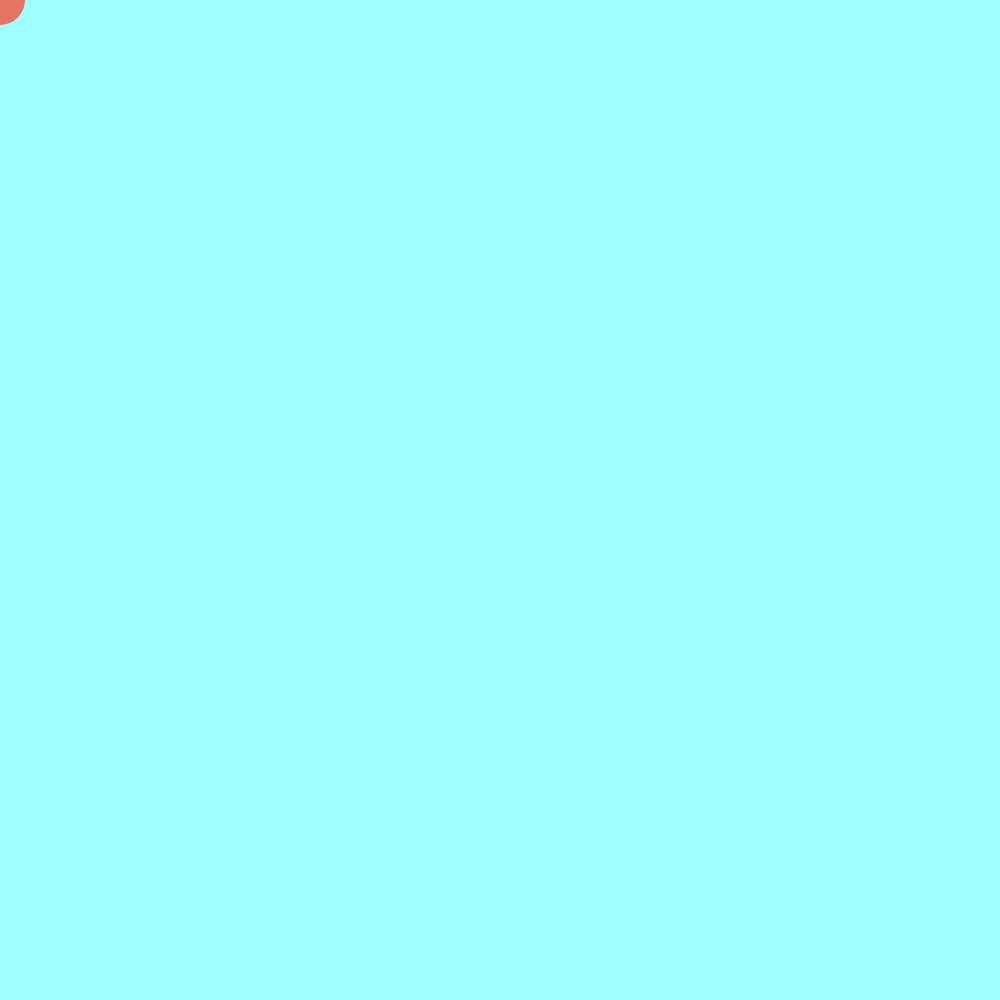
Frame 1 (no input)
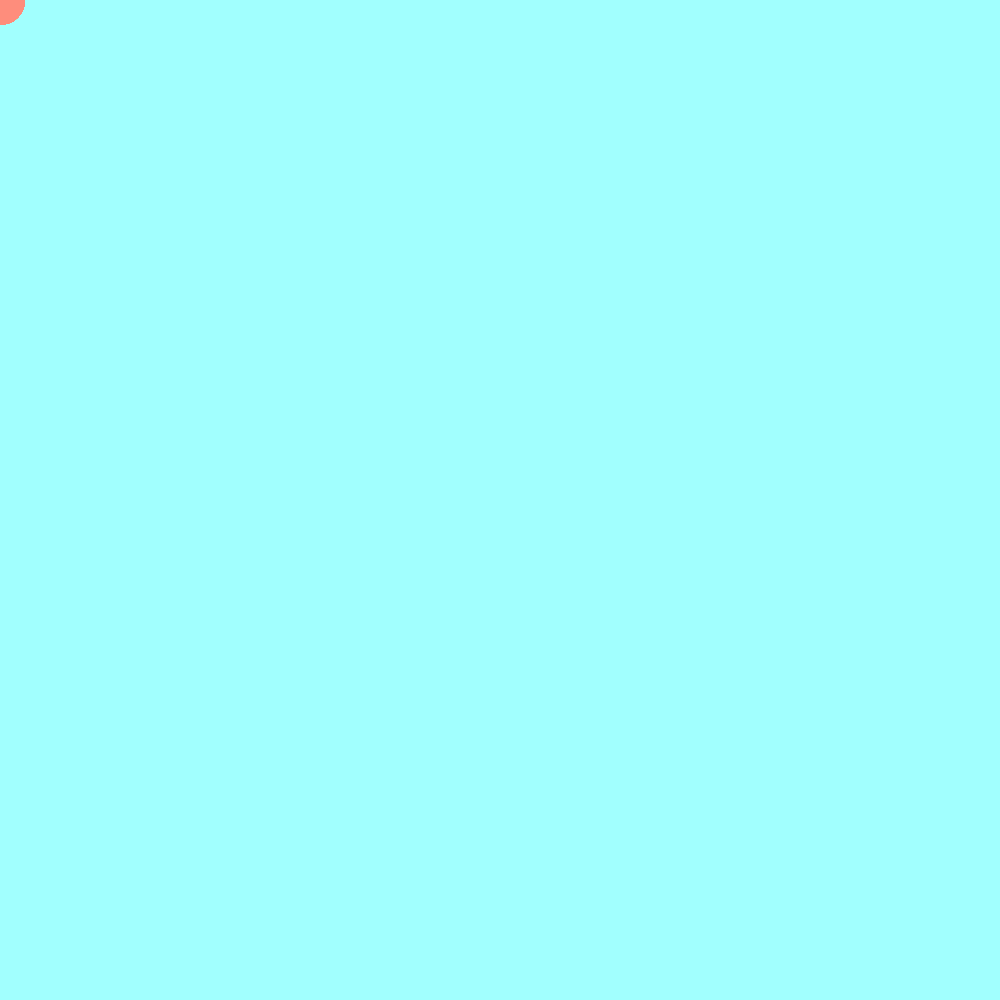
Frame 60 (no input)
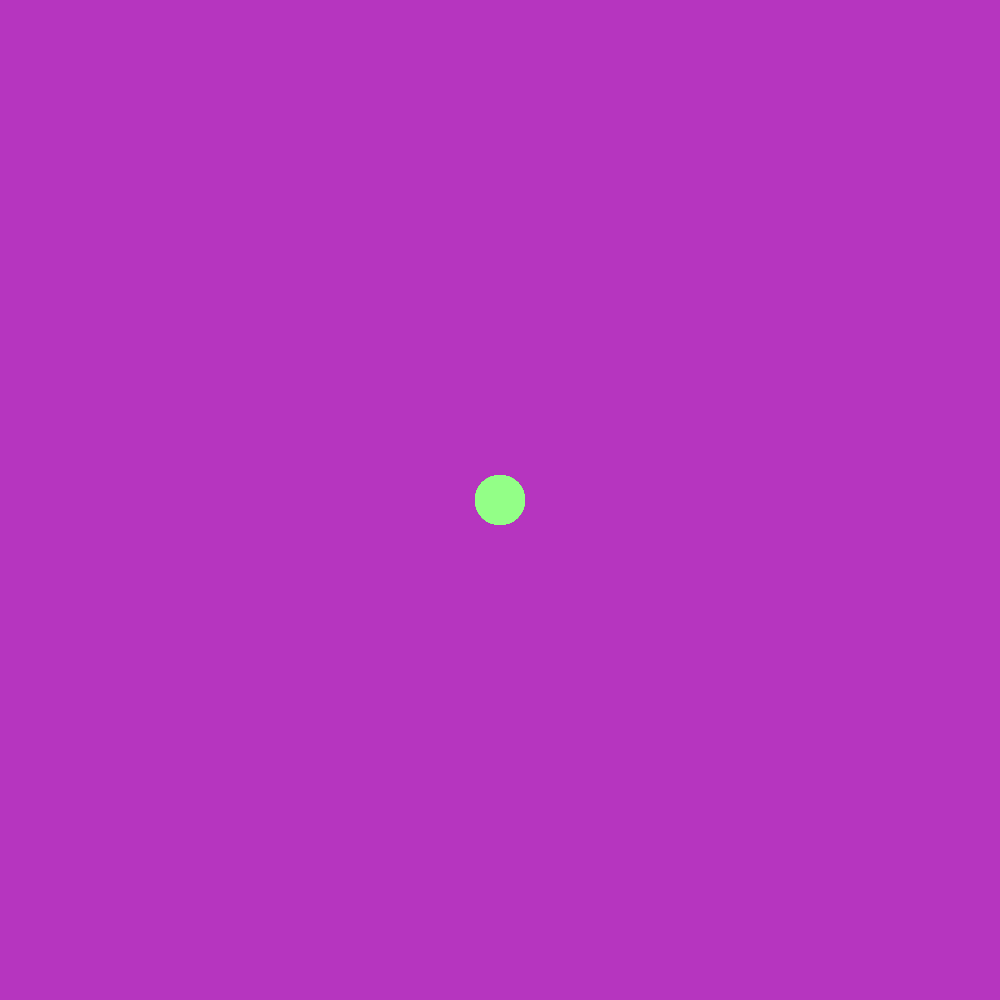
Frame 120 (the mouse pressed at the canvas centre since frame 60)

The p5.js sketch that drew these frames (run headless with seeded random() and noise() and a simulated clock; from frame 60 on, the mouse is pressed at the canvas centre):

// p5.js sketch
// ── sketch.js
var pageHeight = window.innerHeight;
var pageWidth = window.innerHeight;

function setup() {
    createCanvas(pageWidth, pageHeight);

    background(161,255,254);

    fill(229, 116, 99);
    stroke(0,0);

}

c = {
    r: 229,
    g: 116,
    b: 99
}

function draw() {
    fill(c.r,c.g,c.b);
    ellipse(mouseX,mouseY,50,50);
    if (c.r == 255 || c.g == 255 || c.b == 255){
        c.r -= 1;
        c.g -= 1;
        c.b -= 1;
    } else if (c.r < 255 || c.g < 255 || c.b < 255){
        c.r += 1;
        c.g += 1;
        c.b += 1;
    }
}

function mousePressed(){
    background(random(0,255), random(0,255), random(0,255));
    c.r = random(0,255);
    c.g = random(0,255);
    c.b = random(0,255);
}
